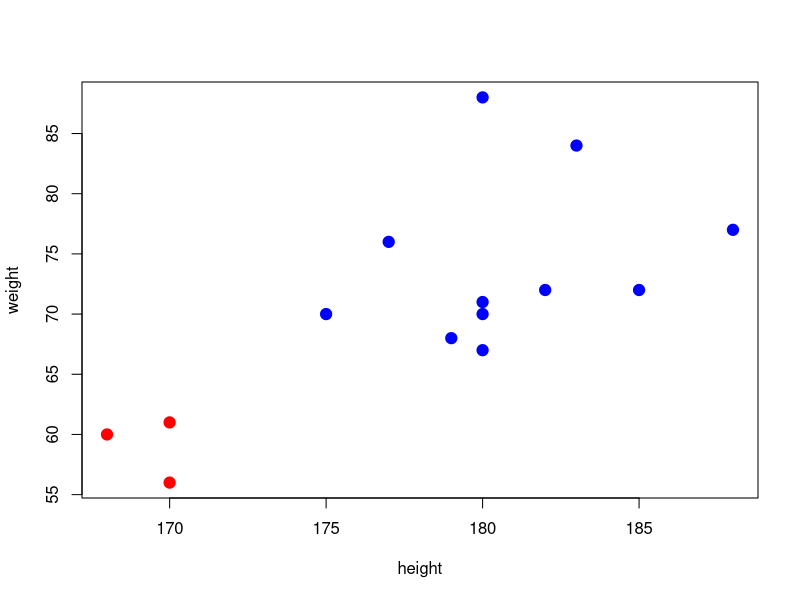
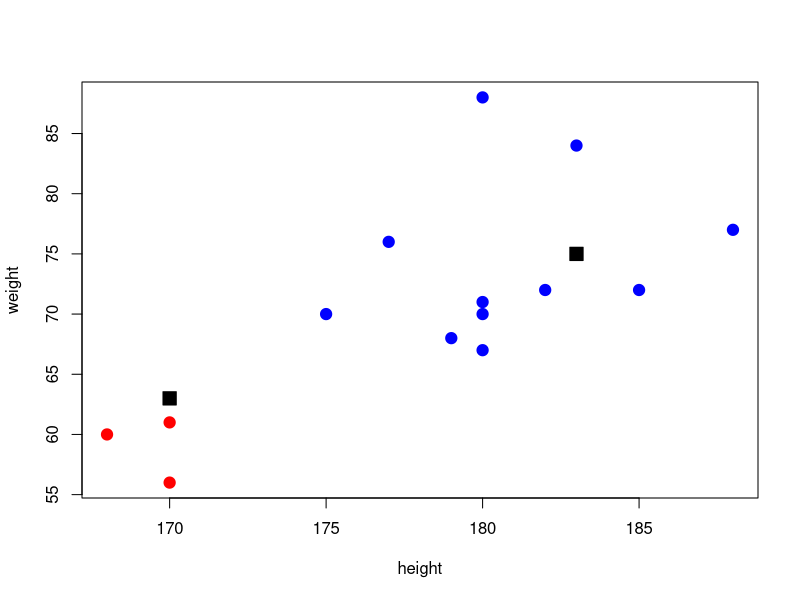
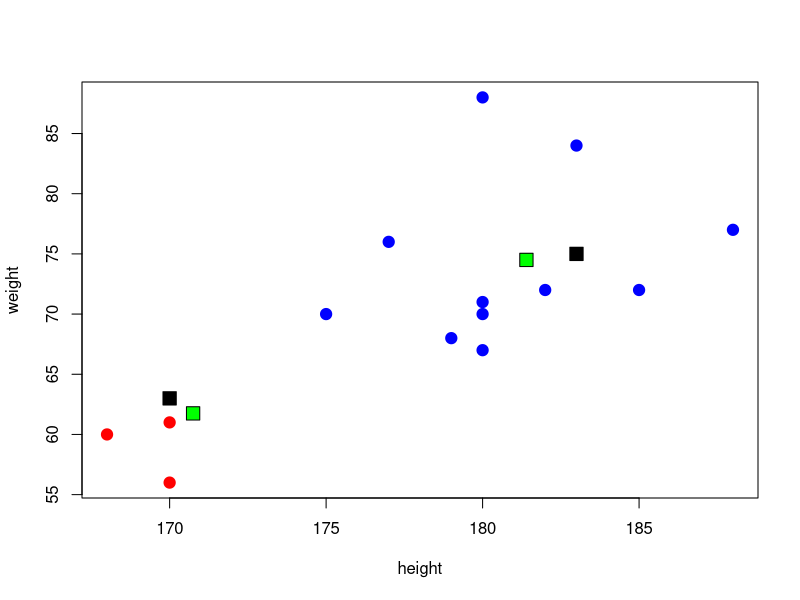
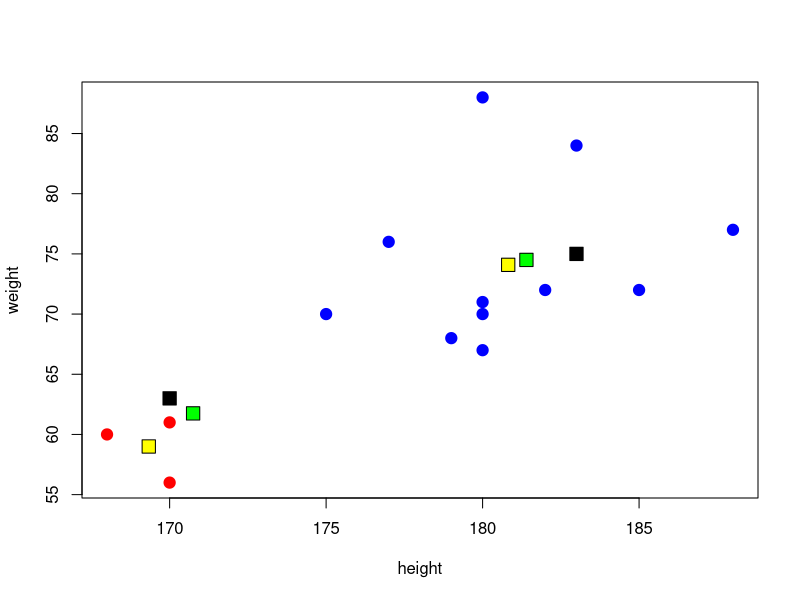

Here is the R script that generated these plots, in order:
# CSP 571
# Lecture 11



height <- c(185,
            170,
            168,
            179,
            182,
            188,
            180,
            180,
            183,
            180,
            180,
            177,
            170,
            175)

weight <- c(72,
            56,
            60,
            68,
            72,
            77,
            71,
            70,
            84,
            88,
            67,
            76,
            61,
            70)


cluster <- c(0, 1, 1, 0, 0, 0, 0, 0, 0, 0, 0, 0, 1, 0)
cluster <- cluster + 1
colors <- ifelse(cluster == 2, 'red', 'blue')


# Let's plot these values
plot(x = height, y= weight, col = colors, type = 'p', cex = 1.5, pch = 19)

data <- data.frame(height, weight, cluster)

# We will use k = 2, because we "know" there are two clusters
# This is not a realistic assumption, but useful to explain how the algorithm works
k = 2



# Note: we could assign centers randomly
# We could also assign centers based on the data points that have max Euclidean distance
# We will manually assign centers for illustrative puroposes
set.seed(323)
#center.heights <- runif(k, min = min(height), max = max(height))
#center.weights <- runif(k, min = min(weight), max = max(weight))
center.heights <- c(183, 170)
center.weights <- c(75, 63)
# Try picking different center points and see how it affects the algorithm
# center.heights <- c(185, 170)
# center.weights <- c(72, 56)

centers <- data.frame(center.heights, center.weights)

# Let's plot the centers
plot(x = height, y= weight, col = colors, type = 'p', cex = 1.5, pch = 19)
points(x = centers[,'center.heights'], y = centers[,'center.weights'], bg = 'black'
       , cex = 2, pch = 22)

# Let's compute the Euclidean distance
euclid <- function(x1, y1, x2, y2){
  return(sqrt((x1 - x2) ^2 + (y1 - y2) ^2))
}

n <- nrow(data)

# Compute the distance to each cluster center
for(i in 1:k){
  dist <- c()

  for(j in 1:n){
    d <- euclid(data[j, 1], data[j, 2], centers[i, 1], centers[i, 2])
    dist <- c(dist, d)
  }

  data[,paste0(i,"_cluster")] <- dist
}

data

cols <- ncol(data)
# Assign each observation to the closest cluster
clusterAssign <- c()
for(j in 1:n){
  clustDist <- data[j, (cols - k + 1):cols]
  closestClust <- which.min(clustDist)[[1]]
  clusterAssign <- c(clusterAssign, closestClust)
}
data[,'assignedCluster'] <- clusterAssign

data

# Let's look at the accuracy of the cluster so far
1-mean(abs(data[,'cluster'] - data[,'assignedCluster']))

# Define the function to update the cluster center
centers.orig <- centers
for(i in 1:k){
  centers[,i] <- aggregate(data[,i], by = list(data[,'assignedCluster']), FUN = mean)[,2]
}

centers.orig
centers

plot(x = height, y= weight, col = colors, type = 'p', cex = 1.5, pch = 19)
points(x = centers.orig[,'center.heights'], y = centers.orig[,'center.weights'], bg = 'black'
       , cex = 2, pch = 22)
points(x = centers[,'center.heights'], y = centers[,'center.weights'], bg = 'green'
       , cex = 2, pch = 22)

# Iteration 2

# Again, compute the distance to each cluster center
for(i in 1:k){
  dist <- c()

  for(j in 1:n){
    d <- euclid(data[j, 1], data[j, 2], centers[i, 1], centers[i, 2])
    dist <- c(dist, d)
  }

  data[,paste0(i,"_cluster")] <- dist
}

data

# Assign each observation to the closest cluster
clusterAssign <- c()
for(j in 1:n){
  clustDist <- data[j, (cols - k + 1):cols]
  closestClust <- which.min(clustDist)[[1]]
  clusterAssign <- c(clusterAssign, closestClust)
}
data[,'assignedCluster'] <- clusterAssign

data

# Let's look at the accuracy of the cluster so far
1-mean(abs(data[,'cluster'] - data[,'assignedCluster']))

# Update the centers
centers.round2 <- centers
for(i in 1:k){
  centers[,i] <- aggregate(data[,i], by = list(data[,'assignedCluster']), FUN = mean)[,2]
}

centers.round2
centers


plot(x = height, y= weight, col = colors, type = 'p', cex = 1.5, pch = 19)
points(x = centers.orig[,'center.heights'], y = centers.orig[,'center.weights'], bg = 'black'
       , cex = 2, pch = 22)
points(x = centers.round2 [,'center.heights'], y = centers.round2 [,'center.weights'], bg = 'green'
       , cex = 2, pch = 22)
points(x = centers [,'center.heights'], y = centers [,'center.weights'], bg = 'yellow'
       , cex = 2, pch = 22)



